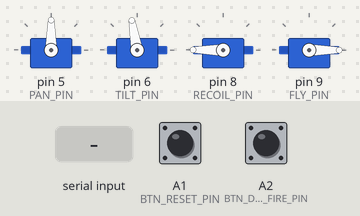
The sketch below on a simulated Arduino Uno, built with avr-gcc and run on an emulated ATmega328P. On the bench: 4 × servo. The inputs (shaded band) are chosen by the test bench; at power-on: A1 (BTN_RESET_PIN) HIGH, A2 (BTN_DISABLE_FIRE_PIN) HIGH. What the sketch prints to the serial monitor is not drawn.

Above: at 4.3 s.
4.4 s: "F\n" received over Serial
At 6.4 s:
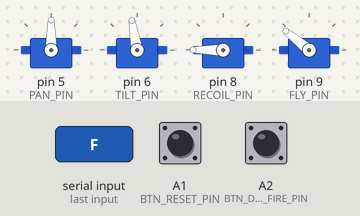
12.6 s: "STOP\n" received over Serial
At 13.2 s:
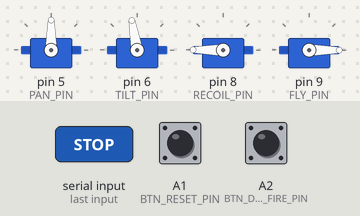
14.1 s: "FIRE\n" received over Serial
At 14.9 s:
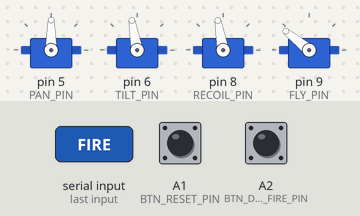
Timing chart, 0 to 17.1 s (numbered marks = the images above; inputs shaded):
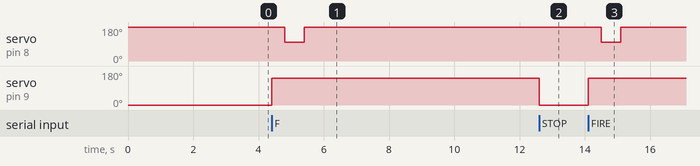

Measured:
- after the input at 4.4 s, servo on pin 8 (RECOIL_PIN): 180° → 100° after 0.40 s, → 180° 0.60 s later; servo on pin 9 (FLY_PIN): 0° → 141° at once
- after the input at 12.6 s, servo on pin 9 (FLY_PIN): 141° → 0° at once
- after the input at 14.1 s, servo on pin 8 (RECOIL_PIN): 180° → 100° after 0.41 s, → 180° 0.60 s later; servo on pin 9 (FLY_PIN): 0° → 141° at once

The sketch:

main.ino
```cpp
#include <Servo.h>

Servo panServo;
Servo tiltServo;
Servo recoilServo;
Servo flyWheels;


// =======================
// КНОПКИ
// =======================
const int BTN_RESET_PIN        = A1;
const int BTN_DISABLE_FIRE_PIN = A2;
const int BTN_3_PIN            = A3;
const int BTN_4_PIN            = A4;

bool fireEnabled = true;

// для отслеживания нажатия
bool lastResetState = HIGH;
bool lastDisableState = HIGH;

// =======================
// ПИНЫ
// =======================
const int PAN_PIN    = 5;
const int TILT_PIN   = 6;
const int RECOIL_PIN = 8;
const int FLY_PIN    = 9;

// =======================
// НАСТРОЙКИ ОСЕЙ
// =======================
const int PAN_CENTER  = 90;
const int TILT_CENTER = 100;

const int PAN_MIN_ANGLE  = 0;
const int PAN_MAX_ANGLE  = 180;
const int TILT_MIN_ANGLE = 80;
const int TILT_MAX_ANGLE = 120;

const int STEP_DELAY_MS = 10;
const int STEP_SIZE     = 5;

// =======================
// ВЫСТРЕЛ (неблокирующий)
// =======================
const int recoil_rest   = 180;
const int recoil_pushed = 100;

const int flyWheel_speed = 2000;
const int flyWheel_stop  = 500;

// Время раскрутки маховиков перед выстрелом (мс)
const unsigned long FLYWHEEL_STARTUP_MS = 400;
// Время удержания отката (мс)
const unsigned long RECOIL_HOLD_MS     = 600;

// Состояния автомата выстрела
enum ShotState {
  SHOT_IDLE,
  SHOT_STARTING_FLYWHEEL,
  SHOT_RECOIL_PUSH,
  SHOT_RECOIL_REST
};

ShotState shotState = SHOT_IDLE;
unsigned long shotTimer = 0;
bool flyRunning = false;

// =======================
// ТЕКУЩИЕ И ЦЕЛЕВЫЕ УГЛЫ
// =======================
int currentPan  = PAN_CENTER;
int targetPan   = PAN_CENTER;

int currentTilt = TILT_CENTER;
int targetTilt  = TILT_CENTER;

unsigned long lastPanStepMs  = 0;
unsigned long lastTiltStepMs = 0;

// =======================
// ПРОТОТИПЫ
// =======================
void processCommand(String input);
bool extractSignedValue(const String& input, const String& key, int& value);
void updatePanPosition();
void updateTiltPosition();
void updateShot();          // новая функция для неблокирующего выстрела
void startFlyWheels();
void stopFlyWheels();
void shoot();               // теперь только запускает автомат

void updateButtons();

// =======================
// SETUP
// =======================
void setup() {
  Serial.begin(9600);

  panServo.attach(PAN_PIN);
  tiltServo.attach(TILT_PIN);
  recoilServo.attach(RECOIL_PIN);
  flyWheels.attach(FLY_PIN);

  pinMode(BTN_RESET_PIN, INPUT_PULLUP);
  pinMode(BTN_DISABLE_FIRE_PIN, INPUT_PULLUP);
  pinMode(BTN_3_PIN, INPUT_PULLUP);
  pinMode(BTN_4_PIN, INPUT_PULLUP);

  panServo.write(currentPan);
  tiltServo.write(currentTilt);
  recoilServo.write(recoil_rest);

  flyWheels.writeMicroseconds(flyWheel_stop);
  delay(3000); // инициализация ESC

  Serial.println("=================================");
  Serial.println("   TURRET READY (non-blocking)");
  Serial.println("=================================");
  Serial.println("Format: PAN=-5, TILT=-12");
  Serial.println("Fire: f / fire");
  Serial.println("Stop flywheels: stop / s");
  Serial.println("Start flywheels: start");
  Serial.println("=================================");
}

// =======================
// LOOP
// =======================
void loop() {
  updateButtons();
  // Чтение команд с компьютера
  if (Serial.available() > 0) {
    String input = Serial.readStringUntil('\n');
    input.trim();
    if (input.length() > 0) {
      processCommand(input);
    }
  }

  // Движение серв (неблокирующее)
  updatePanPosition();
  updateTiltPosition();

  // Обработка выстрела (неблокирующая)
  updateShot();
}

void updateButtons() {

  bool resetPressed =
      digitalRead(BTN_RESET_PIN);

  bool disablePressed =
      digitalRead(BTN_DISABLE_FIRE_PIN);

  // =================================
  // КНОПКА 1 -> СБРОС ПОЗИЦИИ
  // =================================
  if (lastResetState == HIGH &&
      resetPressed == LOW) {

    targetPan  = PAN_CENTER;
    targetTilt = TILT_CENTER;

    Serial.println("🔄 Turret reset to center");
  }

  // =================================
  // КНОПКА 2 -> TOGGLE FIRE
  // =================================
  if (lastDisableState == HIGH &&
      disablePressed == LOW) {

    fireEnabled = !fireEnabled;

    Serial.print("🔥 Fire enabled: ");
    Serial.println(fireEnabled ? "TRUE" : "FALSE");
  }

  lastResetState   = resetPressed;
  lastDisableState = disablePressed;
}

// =======================
// ПАРСИНГ КОМАНД
// =======================
void processCommand(String input) {
  input.trim();
  input.toUpperCase();

  if (input == "F" || input == "FIRE") {
    shoot();
    return;
  }

  if (input == "STOP" || input == "S") {
    stopFlyWheels();
    return;
  }

  if (input == "START") {
    startFlyWheels();
    return;
  }

  // =====================================
  // АБСОЛЮТНЫЕ УГЛЫ
  // =====================================
  int setPan = 0;
  int setTilt = 0;

  bool hasSetPan =
      extractSignedValue(input, "SETPAN", setPan);

  bool hasSetTilt =
      extractSignedValue(input, "SETTILT", setTilt);

  if (hasSetPan || hasSetTilt) {

    if (hasSetPan) {
      targetPan = constrain(
          setPan,
          PAN_MIN_ANGLE,
          PAN_MAX_ANGLE
      );
    }

    if (hasSetTilt) {
      targetTilt = constrain(
          setTilt,
          TILT_MIN_ANGLE,
          TILT_MAX_ANGLE
      );
    }

    Serial.print("ABS TARGET -> ");
    Serial.print("PAN=");
    Serial.print(targetPan);
    Serial.print(" TILT=");
    Serial.println(targetTilt);

    return;
  }

  // =====================================
  // ОТНОСИТЕЛЬНЫЕ УГЛЫ (старый режим)
  // =====================================
  int panOffset = 0;
  int tiltOffset = 0;

  bool hasPan =
      extractSignedValue(input, "PAN", panOffset);

  bool hasTilt =
      extractSignedValue(input, "TILT", tiltOffset);

  if (hasPan || hasTilt) {

    if (hasPan) {
      targetPan = constrain(
          currentPan + panOffset,
          PAN_MIN_ANGLE,
          PAN_MAX_ANGLE
      );
    }

    if (hasTilt) {
      targetTilt = constrain(
          currentTilt + tiltOffset,
          TILT_MIN_ANGLE,
          TILT_MAX_ANGLE
      );
    }

    Serial.print("REL TARGET -> ");
    Serial.print("PAN=");
    Serial.print(targetPan);
    Serial.print(" TILT=");
    Serial.println(targetTilt);

    return;
  }

  Serial.print("Unknown command: ");
  Serial.println(input);
}

bool extractSignedValue(const String& input, const String& key, int& value) {
  int idx = input.indexOf(key);
  if (idx == -1) return false;

  idx += key.length();
  while (idx < input.length()) {
    char c = input.charAt(idx);
    if (c == ' ' || c == '\t' || c == '=' || c == ':') idx++;
    else break;
  }

  int end = idx;
  bool foundDigit = false;
  while (end < input.length()) {
    char c = input.charAt(end);
    if ((c >= '0' && c <= '9') || c == '-' || c == '+') {
      foundDigit = true;
      end++;
    } else break;
  }

  if (!foundDigit) return false;
  value = input.substring(idx, end).toInt();
  return true;
}

// =======================
// ДВИЖЕНИЕ PAN
// =======================
void updatePanPosition() {
  if (currentPan == targetPan) return;

  unsigned long now = millis();
  if (now - lastPanStepMs < STEP_DELAY_MS) return;
  lastPanStepMs = now;

  if (currentPan < targetPan)
    currentPan = min(currentPan + STEP_SIZE, targetPan);
  else
    currentPan = max(currentPan - STEP_SIZE, targetPan);

  panServo.write(currentPan);
}

// =======================
// ДВИЖЕНИЕ TILT
// =======================
void updateTiltPosition() {
  if (currentTilt == targetTilt) return;

  unsigned long now = millis();
  if (now - lastTiltStepMs < STEP_DELAY_MS) return;
  lastTiltStepMs = now;

  if (currentTilt < targetTilt)
    currentTilt = min(currentTilt + STEP_SIZE, targetTilt);
  else
    currentTilt = max(currentTilt - STEP_SIZE, targetTilt);

  tiltServo.write(currentTilt);
}

// =======================
// НЕБЛОКИРУЮЩИЙ ВЫСТРЕЛ
// =======================
void shoot() {

  if (!fireEnabled) {
    Serial.println("❌ Fire disabled");
    return;
  }

  // Запускаем автомат, только если он в покое
  if (shotState == SHOT_IDLE) {
    shotState = SHOT_STARTING_FLYWHEEL;
    shotTimer = millis();
    startFlyWheels();

    Serial.println("🔫 Fire sequence started");

  } else {
    Serial.println("❌ Busy, can't fire now");
  }
}

void updateShot() {
  if (shotState == SHOT_IDLE) return;

  unsigned long now = millis();

  switch (shotState) {
    case SHOT_STARTING_FLYWHEEL:
      // Ждём, пока маховики раскрутятся
      if (now - shotTimer >= FLYWHEEL_STARTUP_MS) {
        // Включаем откат
        recoilServo.write(recoil_pushed);
        shotState = SHOT_RECOIL_PUSH;
        shotTimer = now;
        // Serial.println("  → Recoil push");
      }
      break;

    case SHOT_RECOIL_PUSH:
      // Держим откат указанное время
      if (now - shotTimer >= RECOIL_HOLD_MS) {
        // Возвращаем откат в исходное положение
        recoilServo.write(recoil_rest);
        shotState = SHOT_RECOIL_REST;
        shotTimer = now;
        // Serial.println("  → Recoil return");
      }
      break;

    case SHOT_RECOIL_REST:
      // Дадим серве отката время физически вернуться (необязательная задержка)
      // Можно сделать небольшую паузу (например, 50 мс) или сразу в IDLE.
      // Здесь сразу заканчиваем, но если нужна "перезарядка" – добавьте состояние.
      shotState = SHOT_IDLE;
      // Serial.println("✅ Fire sequence finished");
      break;
  }
}

// =======================
// УПРАВЛЕНИЕ МАХОВИКАМИ
// =======================
void startFlyWheels() {
  if (!flyRunning) {
    Serial.println("🌀 Flywheels START");
    flyWheels.writeMicroseconds(flyWheel_speed);
    flyRunning = true;
  }
}

void stopFlyWheels() {
  if (flyRunning) {
    Serial.println("🛑 Flywheels STOP");
    flyWheels.writeMicroseconds(flyWheel_stop);
    flyRunning = false;
  }
}
```
